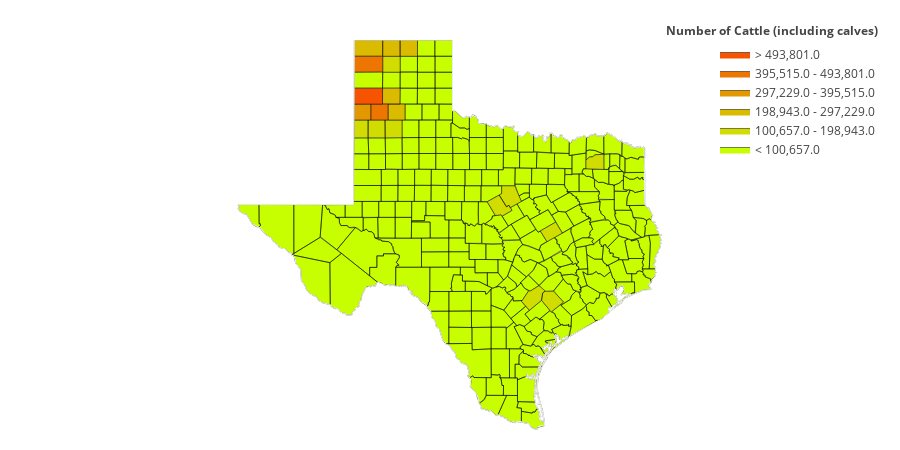

Notebook code for this chart:
### Code cell
####fips = list(texasCattle['COUNTY_CODE'].apply(str))  # Read off county codes
####fips = list(map(lambda s: s.zfill(3), fips))        # Prefix leading zeros
####fips = list(map(lambda code: '48' + code, fips))    # Prefix Texas state code 48 
fips = list(texasCattle['FIPS'])
values = list(texasCattle['VALUE'])
####values = list(map(lambda s: s.replace(',',''), values))
####values = list(map(int, values))
endpts = list(np.mgrid[min(values):max(values):7j])
colorscale = valsToColors(endpts, [200,255,0], [255,50,0])
endpts.pop(0)
endpts.pop(-1)

fig = ff.create_choropleth(fips=fips, values=values, scope=['TX'],
                           binning_endpoints=endpts, colorscale=colorscale,
                           county_outline={'color': 'rgb(0,0,0)', 'width': 0.5},
                           legend_title='Number of Cattle (including calves)')

fig.layout.template = None
fig.show()
